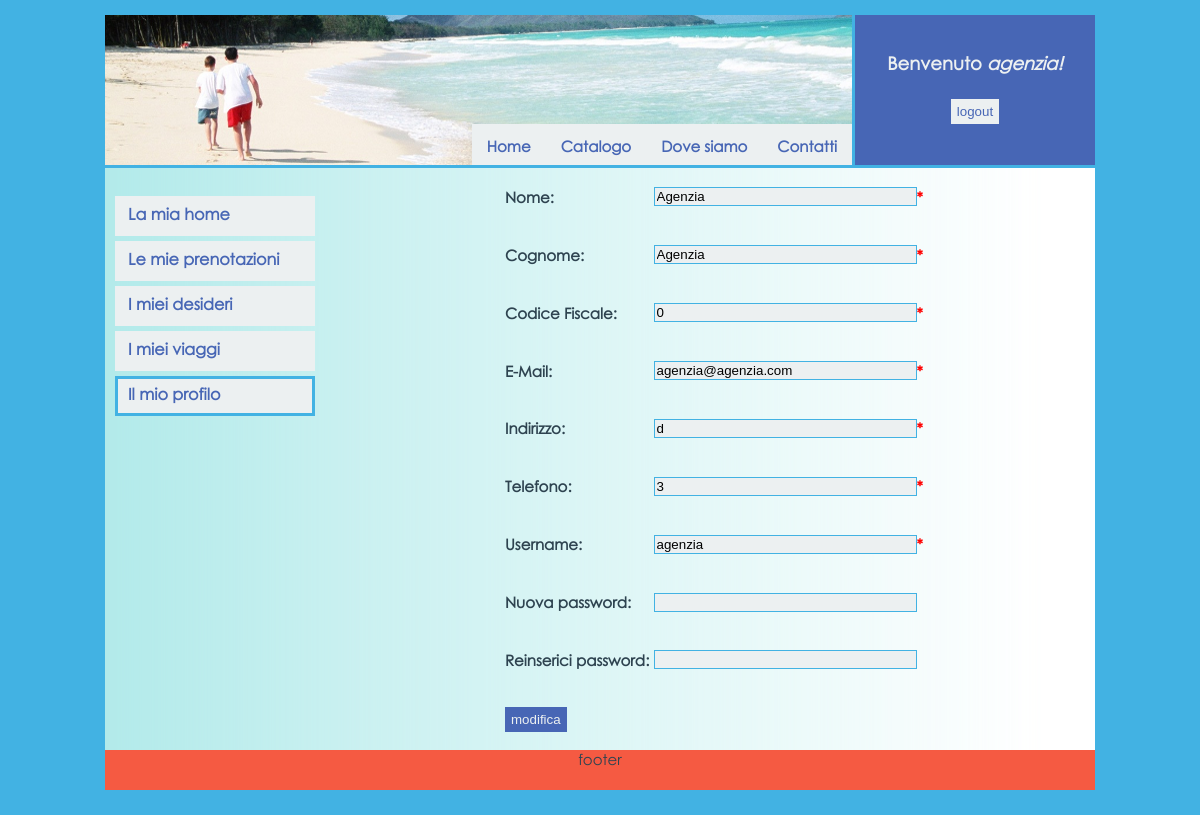
The page /gestioneprofilo.php (signed in) on the database its author committed.
### tables this page shows
CREATE TABLE IF NOT EXISTS `utente` (
  `cf` varchar(50) NOT NULL,
  `nome` varchar(50) NOT NULL,
  `cognome` varchar(50) NOT NULL,
  `mail` varchar(50) NOT NULL,
  `indirizzo` varchar(50) NOT NULL,
  `tel` varchar(50) NOT NULL,
  `user` varchar(50) NOT NULL,
  `password` varchar(500) NOT NULL,
  PRIMARY KEY (`user`)
);

### database.php (called while the page is built, shortened)
<?php
    class database{
        public static function qSelect($conn, $sql){
            $risposta = mysql_query($sql)
                or die("Errore nell'esecuzione della query di selezione: " . mysql_error());
            return $risposta;
        }
    }
?>

### gestioneprofilo.php (the view, shortened to what this page needs)
<!DOCTYPE HTML PUBLIC "-//W3C//DTD HTML 4.01 Transitional//EN" "http://www.w3.org/TR/html4/loose.dtd">
<html>
  <head>
    <link rel="stylesheet" type="text/css" href="./style/style.css">
  </head>
  <body>
    <div id="container">
    <div id="header_container">
	<div id="logo">
	  <?php
	    include 'menu.php';
	  ?>
	</div>
	<div id="login">
		<?php
			include 'login_form.php';
		?>
	</div>
	</div>
      <div id="content_container">
	<div id="content">
		<?php
			include_once 'database.php';
			$conn=database::dbConnect();
				$user=$_SESSION['username'];
				$query="SELECT * FROM utente WHERE user='".$user."'";
				$result=database::qSelect($conn,$query);
				$utente=mysql_fetch_array($result);
				$html="<div>";
				$html =$html."
					<form method='post'  name='reg_form' action='gestioneprofilo.php'>
						<table cellpadding=0 cellspacing=0>
						<tr><td><h4>Nome:</h4></td><td><input type='text' size=30 class='input' name='nome' value='".$utente['nome']."'></td><td style='color:red;font-weight:bold'>*</td></tr>
						<tr><td><h4>Cognome:</h4></td><td><input type='text' size=30 class='input' name='cognome'value='".$utente['cognome']."'></td><td style='color:red;font-weight:bold'>*</td></tr>
						<tr><td><h4>Codice Fiscale:</h4></td><td><input type='text' size=30 class='input' name='cf' value='".$utente['cf']."'></td><td style='color:red;font-weight:bold'>*</td></tr>
						<tr><td><h4>E-Mail:</h4></td><td><input type='text' size=30 class='input' name='mail' value='".$utente['mail']."'></td><td style='color:red;font-weight:bold'>*</td></tr>
						<tr><td><h4>Indirizzo:</h4></td><td><input type='text' size=30 class='input' name='indirizzo' value='".$utente['indirizzo']."'></td><td style='color:red;font-weight:bold'>*</td></tr>
						<tr><td><h4>Telefono:</h4></td><td><input type='text' size=30 class='input' name='tel' value='".$utente['tel']."'></td><td style='color:red;font-weight:bold'>*</td></tr>
						<tr><td><h4>Username:</h4></td><td><input type='text' size=30 class='input' name='username' value='".$utente['user']."'></td><td style='color:red;font-weight:bold'>*</td></tr>
						<tr><td><h4>Nuova password:</h4></td><td><input type='password' size=30 class='input' name='password'></td></tr>
						<tr><td><h4>Reinserici password:&nbsp;</h4></td><td><input type='password' size=30 class='input' name='conf_password'></td></tr>
						</table>
						<br><input class='btn_commenta' type='button' value='modifica' onclick='check_reg(\"m\")'>
					</form>
					<br>
					</div>";
				echo $html;
		?>
	</div>
	<div id="navigation">
    	<br>
		<div id='vert_menu'>
			   <a href='homepersonale.php'><span>La mia home</span></a>
			   <a href='ordini.php'><span>Le mie prenotazioni</span></a>
			   <a href='wish_list.php'><span>I miei desideri</span></a>
			   <a href='storico.php'><span>I miei viaggi</span></a>
			   <a href='gestioneprofilo.php' id="selected"><span>Il mio profilo</span></a>
		</div>
  	</div>
      </div>
      <div id="footer">
		<div>footer</div>
      </div>
    </div>
  </body>
</html>

### style/style.css (style rules this page uses)
html,body { font-family: "Century Gothic", verdana, sans-serif; font-size: 15px; color: #2E4350; height: 100%; margin: 0; padding: 0; }
body { font-family: "Century Gothic", verdana, sans-serif; font-size: 15px; background-color: #42B2E3; text-align:center; }
a:link { text-decoration: none; color: inherit; }
#container { width: 990px; margin: 0 auto; margin-top: 15px; text-align: left; }
#header_container { width: 990px; line-height: 1; margin: 0 auto; background: #ECF0F1; height: 150px; text-align: center; }
#logo { float:left; width:750px; height:150px; background: url("images/header.png"); border-bottom:3px solid #42B2E3; }
#login { font-size: 12px; color: #ECF0F1; float:right; width:240px; height:150px; background-color: #4766B5; }
#content_container { overflow:hidden; width: 990px; margin: 0 auto; min-height:420px; }
#content { float: right; width: 750px; background: url("images/cont_background.png") repeat-y; padding-bottom: 10000px; margin-bottom: -10000px; }
#content form { padding-left:160px; }
#navigation { float: left; width:240px; background: url("images/nav_background.png") repeat-y; padding-bottom: 10000px; margin-bottom: -10000px; }
#navigation a { text-decoration:none; color: #4766B5; font-size:16px; font-weight:bold; }
#footer { background-color: #F55A42; width: 990px; margin: 0 auto; text-align: center; height: 40px; clear:both; }
.btn_commenta { padding-top: 2px; padding-bottom: 2px; padding-left: 3px; padding-right: 3px; background-color: #4766B5; border: 3px solid transparent; color: #ECF0F1; cursor: pointer; }
.input { text-align: left; border:1px solid #42B2E3; padding-left: 2px; background-color: #ECF0F1; }
#vert_menu { width: 200px; margin-top: 10px; margin-left: 10px; }
#vert_menu a { text-decoration: none; height: 24px; voice-family: "\" }
#vert_menu #selected { border:3px solid #42B2E3; }

### rows shown on the page
utente: nome "Agenzia", cf "0", mail "agenzia@agenzia.com", indirizzo "d", tel "3", username "agenzia"
